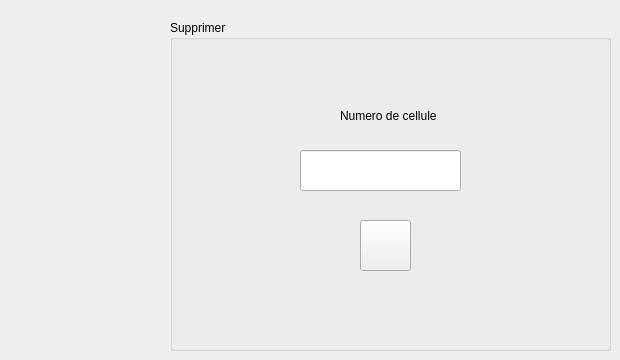
     <widget class="QWidget" name="tab_9">
      <attribute name="title">
       <string>Supprimer Detenu d'un cellule</string>
      </attribute>
      <widget class="QLineEdit" name="le_cell_supp">
       <property name="geometry">
        <rect>
         <x>300</x>
         <y>150</y>
         <width>161</width>
         <height>41</height>
        </rect>
       </property>
      </widget>
      <widget class="QGroupBox" name="groupBox_6">
       <property name="geometry">
        <rect>
         <x>170</x>
         <y>20</y>
         <width>441</width>
         <height>331</height>
        </rect>
       </property>
       <property name="title">
        <string>Supprimer</string>
       </property>
       <widget class="QLabel" name="label_8">
        <property name="geometry">
         <rect>
          <x>170</x>
          <y>80</y>
          <width>121</width>
          <height>31</height>
         </rect>
        </property>
        <property name="text">
         <string>Numero de cellule</string>
        </property>
       </widget>
       <widget class="QPushButton" name="pb_supprimer_c">
        <property name="geometry">
         <rect>
          <x>190</x>
          <y>200</y>
          <width>51</width>
          <height>51</height>
         </rect>
        </property>
        <property name="styleSheet">
         <string notr="true">
image: url(:/pictures/trash-can_115312.png);</string>
        </property>
        <property name="text">
         <string/>
        </property>
       </widget>
      </widget>
      <zorder>groupBox_6</zorder>
      <zorder>le_cell_supp</zorder>
     </widget>
